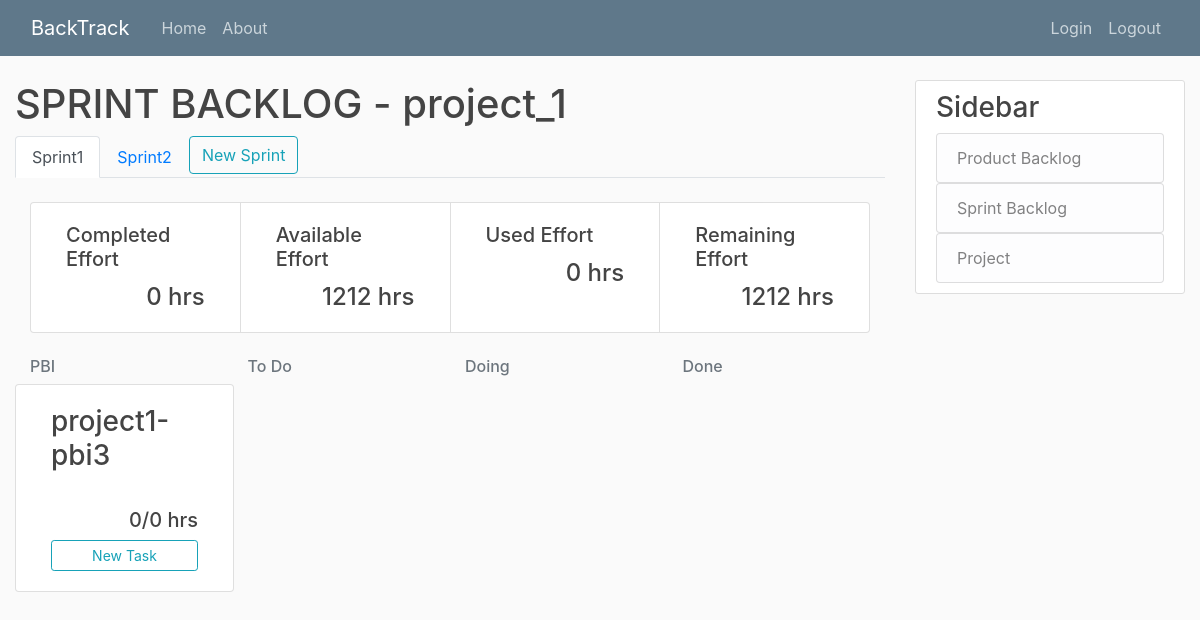
The app's page /project_1-sprint_21/, older data.
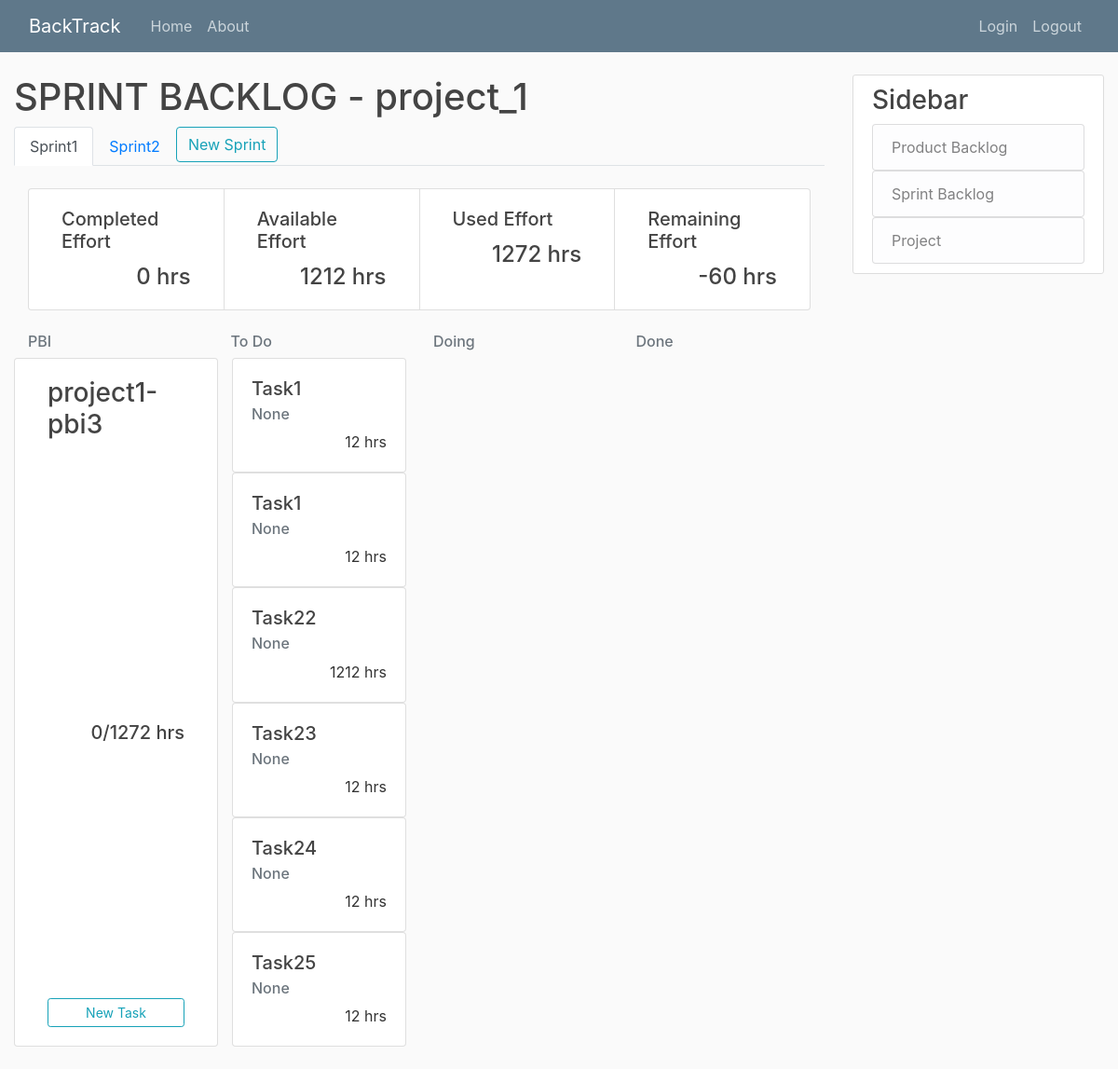
The same page, newer data.
### project/models.py (models this page shows, shortened)
class Project(models.Model):
	title = models.CharField(max_length=20, unique=True)
	details = models.TextField()
	slug = models.SlugField(unique=True, default="")

### sprintBacklog/models.py (models this page shows, shortened)
class Sprint(models.Model):
	title = models.CharField(max_length=20, default="Sprint")
	available_effort = models.IntegerField()
	start_date = models.DateField(auto_now=True)
	duration = models.IntegerField("duration(week)", default=2)
	details = models.TextField(null=True)
	project = models.ForeignKey(Project, on_delete=models.CASCADE, blank=True, null=True, default=None)
	def save(self, *args, **kwargs):
		number_of_sprint = Sprint.objects.filter(project=self.project).count()
		if Sprint.objects.filter(project=self.project).count() == None:
			number_of_sprint = 1
		else:
			number_of_sprint += 1
		if self not in Sprint.objects.filter(project=self.project):
			self.title = "Sprint" + str(number_of_sprint)
		super().save(*args, **kwargs)

class Task(models.Model):
	title = models.CharField(max_length=20, default="Task")
	status_choice = [
		('To Do', 'To Do'),
		('Doing', 'Doing'),
		('Done', 'Done'),
	]
	status = models.CharField(
		max_length = 5,
		choices = status_choice,
		default ='To Do',
	)
	effort = models.IntegerField("effort(hour)")
	details = models.TextField(null=True)
	sprint = models.ForeignKey(Sprint, on_delete=models.CASCADE, default=None)
	PBI = models.ForeignKey(PBI, on_delete=models.CASCADE, default=None)
	task_owner = models.ForeignKey(User, on_delete=models.SET_NULL, default=None, null=True, blank=True)

### productBacklog/models.py (models this page shows, shortened)
class PBI(models.Model):
	priority = models.IntegerField()
	title = models.CharField(max_length=20)
	status_choice = [
		('To Do', 'To Do'),
		('Doing', 'Doing'),
		('Done', 'Done'),
	]
	status = models.CharField(
		max_length = 5,
		choices = status_choice,
		default = 'To Do',
	)
	ESP = models.IntegerField("estimated story point")
	details = models.TextField()
	project = models.ForeignKey(Project, on_delete=models.CASCADE, blank=True, null=True, default=None)
	sprint = models.ForeignKey(Sprint, on_delete=models.SET_NULL, blank=True, null=True, default=None)

### sprintBacklog/views.py (the view)
# urls.py: path('<int:sprint>/', SprintBacklogListView.as_view(), name='sprint-home'),
class SprintBacklogListView(ListView):
	model = Sprint
	template_name = 'sprintBacklog/home.html'
	context_object_name = 'sprint'
	def get_queryset(self):
		queryset = Sprint.objects.filter(project_id=self.project).order_by('pk')
		index = 1
		for s in queryset:
			s.title = "Sprint" + str(index)
			s.save()
			index += 1
		return self.sprint
	def dispatch(self, request, *args, **kwargs):
		self.project = get_object_or_404(Project, slug=kwargs['project'])
		self.sprint = Sprint.objects.get(pk=kwargs['sprint'])
		return super().dispatch(request, *args, **kwargs)
	def get_context_data(self, **kwargs):
		context = super().get_context_data(**kwargs)
		context['project'] = self.project
		context['all_sprint'] = Sprint.objects.filter(project=self.project).order_by('pk')
		context['PBI'] = PBI.objects.filter(project=self.project, status='To Do')
		task = []
		total = 0
		completed = 0
		for p in PBI.objects.filter(sprint=self.sprint):
			todo = Task.objects.filter(sprint=self.sprint).filter(status='To Do').filter(PBI=p)
			doing = Task.objects.filter(sprint=self.sprint).filter(status='Doing').filter(PBI=p)
			done = Task.objects.filter(sprint=self.sprint).filter(status='Done').filter(PBI=p)
			todoE = todo.aggregate(Sum('effort')).get('effort__sum') if todo else 0
			doingE = doing.aggregate(Sum('effort')).get('effort__sum') if doing else 0
			doneE = done.aggregate(Sum('effort')).get('effort__sum') if done else 0
			total += doneE + doingE + todoE
			completed += doneE
			tmp = {"pbi": p,
					"todo": todo,
					"doing": doing,
					"done": done,
					"finish": doneE,
					"not_finish": doingE + todoE + doneE
					}
			task.append(tmp)
		stat = {"completed": completed,
				"available": self.sprint.available_effort,
				"used": total,
				"remaining": self.sprint.available_effort - total
				}
		context['stat'] = stat
		context['task'] = task
		return context

### templates/SprintBacklog/home.html (shortened to what this page needs)
{% extends "base.html" %}
{% block content %}
	<h1>SPRINT BACKLOG - {{ project.title }}</h1>
	<ul class="nav nav-tabs" align="right">
		{% for s in all_sprint %}
		<li class="nav-item">
			{% if s.pk == sprint.pk %}
				<a class="nav-link active" href="{% url 'sprintBacklog-detail' project.slug s.pk %}">{{ s.title }}</a>
			{% else %}
				<a class="nav-link" href="{% url 'sprint-home' project.slug s.pk %}">{{ s.title }}</a>
			{% endif %}
		</li>
		{% endfor %}
		<li class="nav-item">
			<div class="btn-group" role="group" aria-label="Basic example">
			<a class="btn btn-outline-info" href="{% url 'sprintBacklog-create' project.slug %}">New Sprint</a>
			</div>
		</li>
	</ul>
	<div class="container-fluid">
	<div class="card-group">
		<div class="col-sm card">
			<div class="card-body">
				<h5 class="card-title">Completed Effort</h5>
				<h4 class="card-text" style="text-align: right">{{ stat.completed }} hrs</h4>
			</div>
		</div>
		<div class="col-sm card">
			<div class="card-body">
				<h5 class="card-title">Available Effort</h5>
				<h4 class="card-text" style="text-align: right">{{ stat.available }} hrs</h4>
			</div>
		</div>
		<div class="col-sm card">
			<div class="card-body">
				<h5 class="card-title">Used Effort</h5>
				<h4 class="card-text" style="text-align: right">{{ stat.used }} hrs</h4>
			</div>
		</div>
		<div class="col-sm card">
			<div class="card-body">
				<h5 class="card-title">Remaining Effort</h5>
				<h4 class="card-text" style="text-align: right">{{ stat.remaining }} hrs</h4>
			</div>
		</div>
	</div>
	</div>
	<div class="container">
		<div class="row">
			<div class="col-md">
				<h6 class="text-muted">PBI</h6>
			</div>
			<div class="col-md">
				<h6 class="text-muted">To Do</h6>
			</div>
			<div class="col-md">
				<h6 class="text-muted">Doing</h6>
			</div>
			<div class="col-md">
				<h6 class="text-muted">Done</h6>
			</div>
		</div>
	</div>
	{% for t in task %}
	<div class="container">
		<div class="row">
			<div class="col-sm card">
				<div class="card-body d-flex flex-column">
					<a href="#"><h3 class="card-title">{{ t.pbi.title }}</h3></a>
					<h5 class="card-text mt-auto" style="text-align: right">{{ t.finish }}/{{ t.not_finish }} hrs</h5>
					<a href="{% url 'task-create' project.slug t.pbi.sprint.pk t.pbi.pk %}" class="btn btn-outline-info btn-sm mt-auto">New Task</a>
				</div>
			</div>
			<div class="col-md">
			{% for i in t.todo %}
				<div class="card">
					<div class="card-body">
						<a href="#"><h5 class="card-title">{{ i.title }}</h5></a>
						<h6 class="card-subtitle mb-2 text-muted">{{ i.task_owner }}</h6>
						<p class="card-text" style="text-align: right;">{{ i.effort }} hrs</p>
					</div>
				</div class="card">
			{% endfor %}
			</div>
			<div class="col-md">
			</div>
			<div class="col-md">
			</div>
		</div>
	</div>
	{% endfor %}
{% endblock content %}

### templates/base.html (shortened to what this page needs)
{% load static %}
<!DOCTYPE html>
<html>
<head>
	<link rel="stylesheet" href="https://stackpath.bootstrapcdn.com/bootstrap/4.3.1/css/bootstrap.min.css">
    <link rel="stylesheet" type="text/css" href="{% static 'PBI/main.css' %}">
</head>
<body>
	<header class="site-header">
	  <nav class="navbar navbar-expand-md navbar-dark bg-steel fixed-top">
	    <div class="container-fluid">
	      <a class="navbar-brand mr-4" href="{% url 'project-home'%}">BackTrack</a>
	      <div class="collapse navbar-collapse" id="navbarToggle">
	        <div class="navbar-nav mr-auto">
	          <a class="nav-item nav-link" href="{% url 'project-home'%}">Home</a>
	          <a class="nav-item nav-link" href="#">About</a>
	        </div>
	        <div class="navbar-nav">
	          <a class="nav-item nav-link" href="#">Login</a>
	          <a class="nav-item nav-link" href="#">Logout</a>
	        </div>
	      </div>
	    </div>
	  </nav>
	</header>
	<main role="main" class="container-fluid">
	  <div class="row">
	    <div class="col-md-9">
	      {% block content %}{% endblock %}
	    </div>
	    <div class="col-md-3">
	      <div class="content-section">
	        <h3>Sidebar</h3>
	          <ul class="list-group">
	            <a href="{% url 'productBacklog-home' project.slug %}">
	            	<li class="list-group-item list-group-item-light">Product Backlog</li>
	            </a>
	            <a href="{% url 'no-sprint' project.slug %}">
	            	<li class="list-group-item list-group-item-light">Sprint Backlog</li>
	            </a>
	            <a href="{% url 'project-home' %}">
	            	<li class="list-group-item list-group-item-light">Project</li>
	            </a>
	          </ul>
	      </div>
	    </div>
	  </div>
	</main>
</body>
</html>

### productBacklog/static/PBI/main.css (style rules this page uses)
body { background: #fafafa; color: #333333; margin-top: 5rem; }
h1, h2, h3, h4, h5, h6 { color: #444444; }
ul { margin: 0; }
.bg-steel { background-color: #5f788a; }
.site-header .navbar-nav .nav-link { color: #cbd5db; }
.content-section { background: #ffffff; padding: 10px 20px; border: 1px solid #dddddd; border-radius: 3px; margin-bottom: 20px; }

Row changes from the older to the newer data that the page shows:
computed for PBI "project1-pbi3": not_finish "0" → "1272"
added Task: title "Task1", task_owner "None", effort "12"
added Task: title "Task1", task_owner "None", effort "12"
added Task: title "Task22", task_owner "None", effort "1212"
added Task: title "Task23", task_owner "None", effort "12"
added Task: title "Task24", task_owner "None", effort "12"
added Task: title "Task25", task_owner "None", effort "12"
Text that changed along with them:
{{ stat.used }}: "0" → "1272"
{{ stat.remaining }}: "1212" → "-60"
